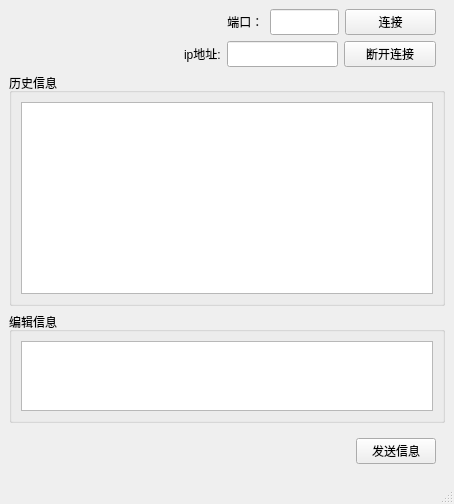
<?xml version="1.0" encoding="UTF-8"?>
<ui version="4.0">
 <class>MainWindow</class>
 <widget class="QMainWindow" name="MainWindow">
  <property name="geometry">
   <rect>
    <x>0</x>
    <y>0</y>
    <width>454</width>
    <height>501</height>
   </rect>
  </property>
  <property name="windowTitle">
   <string>MainWindow</string>
  </property>
  <widget class="QWidget" name="centralwidget">
   <layout class="QVBoxLayout" name="verticalLayout" stretch="1,1,10,4,1">
    <item>
     <widget class="QWidget" name="widget" native="true">
      <layout class="QHBoxLayout" name="horizontalLayout" stretch="9,1,3,4">
       <property name="leftMargin">
        <number>9</number>
       </property>
       <property name="topMargin">
        <number>0</number>
       </property>
       <property name="bottomMargin">
        <number>0</number>
       </property>
       <item>
        <spacer name="horizontalSpacer_4">
         <property name="orientation">
          <enum>Qt::Horizontal</enum>
         </property>
         <property name="sizeHint" stdset="0">
          <size>
           <width>40</width>
           <height>20</height>
          </size>
         </property>
        </spacer>
       </item>
       <item>
        <widget class="QLabel" name="label">
         <property name="sizePolicy">
          <sizepolicy hsizetype="Preferred" vsizetype="Preferred">
           <horstretch>0</horstretch>
           <verstretch>0</verstretch>
          </sizepolicy>
         </property>
         <property name="font">
          <font>
           <weight>50</weight>
           <bold>false</bold>
          </font>
         </property>
         <property name="text">
          <string> 端口：</string>
         </property>
        </widget>
       </item>
       <item>
        <widget class="QLineEdit" name="portEdit">
         <property name="sizePolicy">
          <sizepolicy hsizetype="Preferred" vsizetype="Preferred">
           <horstretch>0</horstretch>
           <verstretch>0</verstretch>
          </sizepolicy>
         </property>
        </widget>
       </item>
       <item>
        <widget class="QPushButton" name="conBtn">
         <property name="sizePolicy">
          <sizepolicy hsizetype="Preferred" vsizetype="Preferred">
           <horstretch>0</horstretch>
           <verstretch>0</verstretch>
          </sizepolicy>
         </property>
         <property name="text">
          <string>连接</string>
         </property>
        </widget>
       </item>
      </layout>
     </widget>
    </item>
    <item>
     <widget class="QWidget" name="widget_3" native="true">
      <layout class="QHBoxLayout" name="horizontalLayout_5" stretch="9,1,6,5">
       <property name="leftMargin">
        <number>9</number>
       </property>
       <property name="topMargin">
        <number>0</number>
       </property>
       <property name="rightMargin">
        <number>9</number>
       </property>
       <property name="bottomMargin">
        <number>0</number>
       </property>
       <item>
        <spacer name="horizontalSpacer_5">
         <property name="orientation">
          <enum>Qt::Horizontal</enum>
         </property>
         <property name="sizeHint" stdset="0">
          <size>
           <width>40</width>
           <height>20</height>
          </size>
         </property>
        </spacer>
       </item>
       <item>
        <widget class="QLabel" name="label_2">
         <property name="sizePolicy">
          <sizepolicy hsizetype="Preferred" vsizetype="Preferred">
           <horstretch>0</horstretch>
           <verstretch>0</verstretch>
          </sizepolicy>
         </property>
         <property name="font">
          <font>
           <weight>50</weight>
           <bold>false</bold>
          </font>
         </property>
         <property name="text">
          <string>ip地址:</string>
         </property>
        </widget>
       </item>
       <item>
        <widget class="QLineEdit" name="ipEdit">
         <property name="sizePolicy">
          <sizepolicy hsizetype="Preferred" vsizetype="Preferred">
           <horstretch>0</horstretch>
           <verstretch>0</verstretch>
          </sizepolicy>
         </property>
        </widget>
       </item>
       <item>
        <widget class="QPushButton" name="disConBtn">
         <property name="sizePolicy">
          <sizepolicy hsizetype="Preferred" vsizetype="Preferred">
           <horstretch>0</horstretch>
           <verstretch>0</verstretch>
          </sizepolicy>
         </property>
         <property name="text">
          <string>断开连接</string>
         </property>
        </widget>
       </item>
      </layout>
     </widget>
    </item>
    <item>
     <widget class="QGroupBox" name="groupBox">
      <property name="sizePolicy">
       <sizepolicy hsizetype="Preferred" vsizetype="Minimum">
        <horstretch>0</horstretch>
        <verstretch>0</verstretch>
       </sizepolicy>
      </property>
      <property name="title">
       <string>历史信息</string>
      </property>
      <layout class="QHBoxLayout" name="horizontalLayout_2">
       <item>
        <widget class="QTextEdit" name="record">
         <property name="sizePolicy">
          <sizepolicy hsizetype="Preferred" vsizetype="Preferred">
           <horstretch>0</horstretch>
           <verstretch>0</verstretch>
          </sizepolicy>
         </property>
         <property name="cursor" stdset="0">
          <cursorShape>IBeamCursor</cursorShape>
         </property>
        </widget>
       </item>
      </layout>
     </widget>
    </item>
    <item>
     <widget class="QGroupBox" name="groupBox_2">
      <property name="title">
       <string>编辑信息</string>
      </property>
      <layout class="QHBoxLayout" name="horizontalLayout_3">
       <item>
        <widget class="QTextEdit" name="msg">
         <property name="cursor" stdset="0">
          <cursorShape>IBeamCursor</cursorShape>
         </property>
        </widget>
       </item>
      </layout>
     </widget>
    </item>
    <item>
     <widget class="QWidget" name="widget_2" native="true">
      <layout class="QHBoxLayout" name="horizontalLayout_4" stretch="9,1">
       <property name="spacing">
        <number>2</number>
       </property>
       <property name="leftMargin">
        <number>9</number>
       </property>
       <property name="topMargin">
        <number>9</number>
       </property>
       <property name="rightMargin">
        <number>9</number>
       </property>
       <property name="bottomMargin">
        <number>9</number>
       </property>
       <item>
        <spacer name="horizontalSpacer_2">
         <property name="orientation">
          <enum>Qt::Horizontal</enum>
         </property>
         <property name="sizeHint" stdset="0">
          <size>
           <width>395</width>
           <height>20</height>
          </size>
         </property>
        </spacer>
       </item>
       <item>
        <widget class="QPushButton" name="sendMsg">
         <property name="sizePolicy">
          <sizepolicy hsizetype="Preferred" vsizetype="Preferred">
           <horstretch>0</horstretch>
           <verstretch>0</verstretch>
          </sizepolicy>
         </property>
         <property name="text">
          <string>发送信息</string>
         </property>
        </widget>
       </item>
      </layout>
     </widget>
    </item>
   </layout>
  </widget>
  <widget class="QMenuBar" name="menubar">
   <property name="geometry">
    <rect>
     <x>0</x>
     <y>0</y>
     <width>454</width>
     <height>23</height>
    </rect>
   </property>
  </widget>
  <widget class="QStatusBar" name="statusbar"/>
 </widget>
 <resources/>
 <connections/>
</ui>
